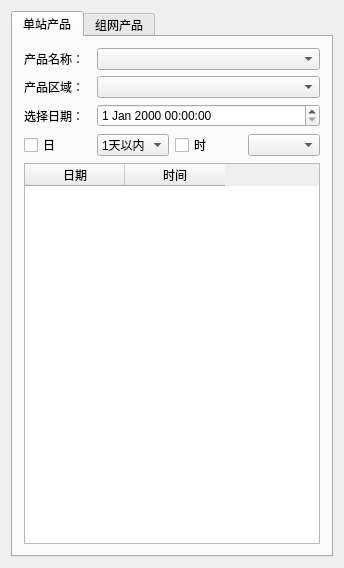
<?xml version="1.0" encoding="UTF-8"?>
<ui version="4.0">
  <class>DBDockWidget</class>
  <widget class="QDockWidget" name="DBDockWidget">
    <property name="geometry">
      <rect>
        <x>0</x>
        <y>0</y>
        <width>344</width>
        <height>568</height>
      </rect>
    </property>
    <property name="windowTitle">
      <string>数据窗口</string>
    </property>
    <widget class="QWidget" name="widget">
      <layout class="QGridLayout" name="gridLayout_2">
        <item row="0" column="0">
          <layout class="QGridLayout" name="gridLayout">
            <item row="0" column="0">
              <widget class="QTabWidget" name="tabWidget">
                <property name="currentIndex">
                  <number>0</number>
                </property>
                <widget class="QWidget" name="SingleTab">
                  <attribute name="title">
                    <string>单站产品</string>
                  </attribute>
                  <layout class="QGridLayout" name="gridLayout_4">
                    <item row="0" column="0">
                      <layout class="QGridLayout" name="gridLayout_3">
                        <item row="0" column="0">
                          <widget class="QLabel" name="label">
                            <property name="text">
                              <string>产品名称：</string>
                            </property>
                          </widget>
                        </item>
                        <item row="1" column="0">
                          <widget class="QLabel" name="label_2">
                            <property name="text">
                              <string>产品区域：</string>
                            </property>
                          </widget>
                        </item>
                        <item row="2" column="0">
                          <widget class="QLabel" name="label_3">
                            <property name="text">
                              <string>选择日期：</string>
                            </property>
                          </widget>
                        </item>
                        <item row="3" column="0">
                          <widget class="QCheckBox" name="chb_day_s">
                            <property name="text">
                              <string>日</string>
                            </property>
                          </widget>
                        </item>
                        <item row="3" column="1">
                          <widget class="QComboBox" name="cmb_day_s">
                            <item>
                              <property name="text">
                                <string>1天以内</string>
                              </property>
                            </item>
                            <item>
                              <property name="text">
                                <string>2天以内</string>
                              </property>
                            </item>
                            <item>
                              <property name="text">
                                <string>3天以内</string>
                              </property>
                            </item>
                          </widget>
                        </item>
                        <item row="3" column="2">
                          <widget class="QCheckBox" name="chb_hour_s">
                            <property name="text">
                              <string>时</string>
                            </property>
                          </widget>
                        </item>
                        <item row="3" column="3">
                          <widget class="QComboBox" name="cmb_hour_s"/>
                        </item>
                        <item row="4" column="0" colspan="4">
                          <widget class="QTableWidget" name="tableWidget_s">
                            <column>
                              <property name="text">
                                <string>日期</string>
                              </property>
                            </column>
                            <column>
                              <property name="text">
                                <string>时间</string>
                              </property>
                            </column>
                          </widget>
                        </item>
                        <item row="0" column="1" colspan="3">
                          <widget class="QComboBox" name="cmbName_s"/>
                        </item>
                        <item row="1" column="1" colspan="3">
                          <widget class="QComboBox" name="cmbAre_s"/>
                        </item>
                        <item row="2" column="1" colspan="3">
                          <widget class="QDateTimeEdit" name="dateTimeEdit_s"/>
                        </item>
                      </layout>
                    </item>
                  </layout>
                </widget>
                <widget class="QWidget" name="MosaicTab">
                  <attribute name="title">
                    <string>组网产品</string>
                  </attribute>
                  <layout class="QGridLayout" name="gridLayout_6">
                    <item row="0" column="0">
                      <layout class="QGridLayout" name="gridLayout_5">
                        <item row="0" column="0">
                          <widget class="QLabel" name="label_4">
                            <property name="text">
                              <string>产品名称：</string>
                            </property>
                          </widget>
                        </item>
                        <item row="1" column="0">
                          <widget class="QLabel" name="label_5">
                            <property name="text">
                              <string>选择日期：</string>
                            </property>
                          </widget>
                        </item>
                        <item row="2" column="0">
                          <widget class="QCheckBox" name="chb_day_m">
                            <property name="text">
                              <string>日</string>
                            </property>
                          </widget>
                        </item>
                        <item row="2" column="1">
                          <widget class="QComboBox" name="cmb_day_m">
                            <item>
                              <property name="text">
                                <string>1天以内</string>
                              </property>
                            </item>
                            <item>
                              <property name="text">
                                <string>2天以内</string>
                              </property>
                            </item>
                            <item>
                              <property name="text">
                                <string>3天以内</string>
                              </property>
                            </item>
                          </widget>
                        </item>
                        <item row="2" column="2">
                          <widget class="QCheckBox" name="chb_hour_m">
                            <property name="text">
                              <string>时</string>
                            </property>
                          </widget>
                        </item>
                        <item row="2" column="3">
                          <widget class="QComboBox" name="cmb_hour_m"/>
                        </item>
                        <item row="3" column="0" colspan="4">
                          <widget class="QTableWidget" name="tableWidget_m">
                            <column>
                              <property name="text">
                                <string>日期</string>
                              </property>
                            </column>
                            <column>
                              <property name="text">
                                <string>时间</string>
                              </property>
                            </column>
                          </widget>
                        </item>
                        <item row="0" column="1" colspan="3">
                          <widget class="QComboBox" name="cmbName_m"/>
                        </item>
                        <item row="1" column="1" colspan="3">
                          <widget class="QDateTimeEdit" name="dateTimeEdit_m"/>
                        </item>
                      </layout>
                    </item>
                  </layout>
                </widget>
              </widget>
            </item>
          </layout>
        </item>
      </layout>
    </widget>
  </widget>
  <layoutdefault spacing="6" margin="11"/>
  <resources/>
  <connections/>
</ui>
